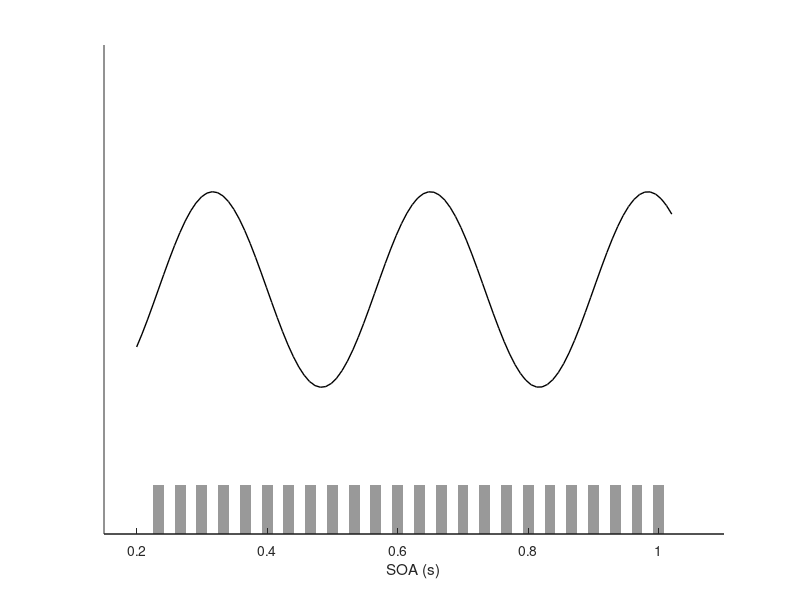

Write the MATLAB code that produced this figure.
figure
set (gcf,'position',[100,100,400,200] )
time_interval = (200+100/3:100/3:1000)./1000;
y = ones(size(time_interval));
bar(time_interval,y,0.5,'EdgeColor','None','FaceColor',[0.6,0.6,0.6]);
xlabel('SOA (s)')
box off;
yticks([])
ylim([0,10])
xx = linspace(0.2,1.02);
f = 3;
phase = 0 - 2*pi*f*time_interval(1);
y = 2*sin(2*pi*f*xx+phase)+5;
hold on;
plot(xx,y,'k','LineWidth',1);
xlim([0.15,1.1])